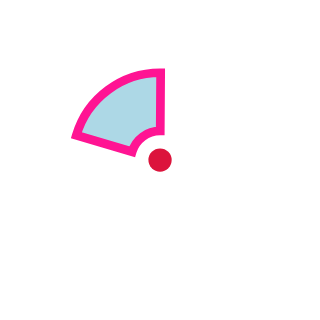

Vega-Lite specification for this chart:
### Vega specification from a JSON file in a GitHub repository (floating-point values rounded to 4 significant figures)
{"$schema": "https://vega.github.io/schema/vega/v5.json", "description": "A simple pie chart with embedded data.", "background": "white", "padding": 5, "width": 100, "height": 100, "style": "view", "marks": [{"name": "marks", "type": "arc", "style": ["arc"], "encode": {"update": {"x": {"value": 50}, "y": {"value": 50}, "outerRadius": {"value": 10}, "innerRadius": {"value": 30}, "startAngle": {"value": 5}, "endAngle": {"value": 6.29}, "fill": {"value": "lightblue"}, "stroke": {"value": "deeppink"}, "strokeWidth": {"value": 3}}}}, {"type": "symbol", "encode": {"update": {"x": {"value": 50}, "y": {"value": 50}, "fill": {"value": "crimson"}}}}]}
